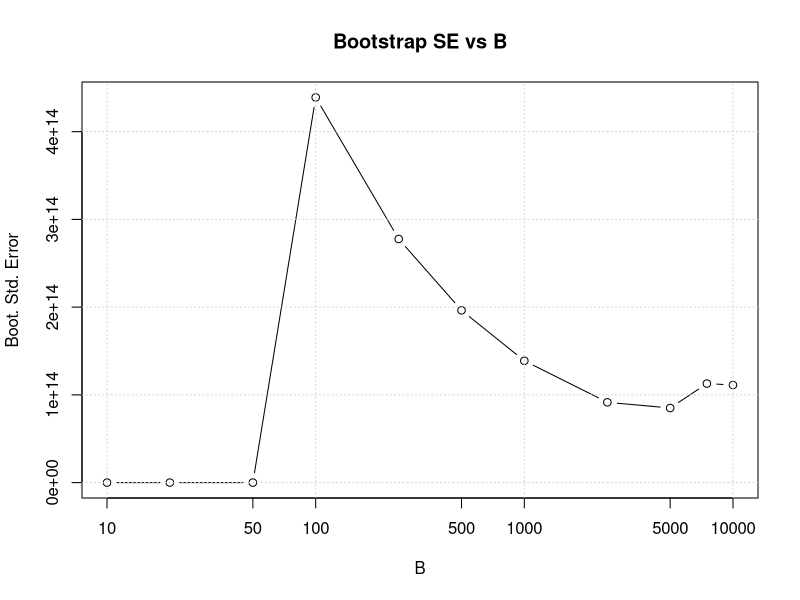
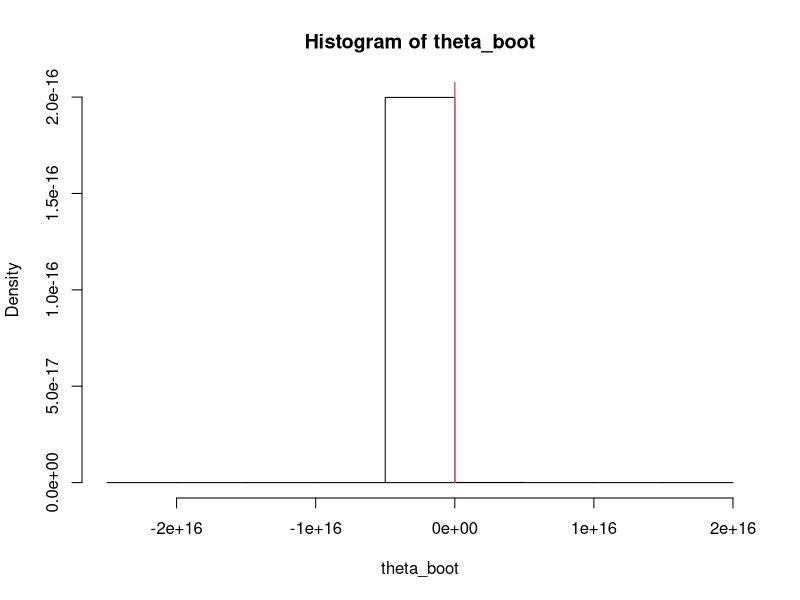

Reproduce these figures in R, in order.
## Question 3
##------------------------------------------------
ID<-c(1:10)
x1<-c(0.8,-1.23,1.25,-0.28,-0.03,0.61,1.43,-0.54,-0.35,-1.60)
x2<-c(0.64,-1.69,1.47,-0.14,-0.18,0.43,1.61,-0.31,-0.38,-1.82)
(q3.df <- data.frame(ID,x1,x2))

# 3.1 --------------------------------------
# Calculate the means
(mean_x1 <- mean(q3.df$x1))
(mean_x2 <- mean(q3.df$x2))

(theta.obs <- mean_x1 / mean_x2)


# Classical method for standard error
classical_se <- function(x1, x2) {
  n <- length(x1)
  mean_x1 <- mean(x1)
  mean_x2 <- mean(x2)
  
  var_x1 <- var(x1)
  var_x2 <- var(x2)
  
  se <- sqrt((1 / mean_x2)^2 * (var_x1 / n) + 
               (-mean_x1 / mean_x2^2)^2 * (var_x2 / n))
  se
}

# Calculate classical SE
classical_se(x1, x2)



### 3.2 ----------------------------------------------------
## Non-parameteric bootstrap 
# Define the dataset
ID <- c(1:10)
x1 <- c(0.8, -1.23, 1.25, -0.28, -0.03, 0.61, 1.43, -0.54, -0.35, -1.60)
x2 <- c(0.64, -1.69, 1.47, -0.14, -0.18, 0.43, 1.61, -0.31, -0.38, -1.82)

# Calculate the ratio statistic
theta_hat <- function(x1, x2) {
  mean(x1) / mean(x2)
}

theta_hat(x1, x2)

# Bootstrap standard error function
bootstrap_se <- function(x1, x2, B) {
  set.seed(2025)
  n <- length(x1)
  theta_boot <- numeric(B)
  for (b in 1:B) {
    # Resample with replacement
    indices <- sample(1:n, size = n, replace = TRUE)
    x1_sample <- x1[indices]
    x2_sample <- x2[indices]
    
    # Check for mean(x2) != 0
    if (mean(x2_sample) != 0) {
      theta_boot[b] <- theta_hat(x1_sample, x2_sample)
    } else {
      theta_boot[b] <- NA  # Assign NA if mean(x2) = 0
    }
  }
  sd(na.omit(theta_boot))/sqrt(n)
  #sqrt(var(theta_boot))
}

bootstrap_B <- c(10, 20, 50, 100, 250, 500, 1000, 2500, 5000, 7500, 10000)
(bootstrap_se_values <- sapply(bootstrap_B, function(B) bootstrap_se(x1, x2, B)))

# Combine results
(results <- data.frame(B = bootstrap_B, Bootstrap_SE = bootstrap_se_values))

# Plot Bootstrap SE vs B
plot(results$B, results$Bootstrap_SE, type = "b", log = "x",
     xlab = "B", ylab = "Boot. Std. Error",
     main = "Bootstrap SE vs B")
grid()

###--------
# n<-length(x1)
# B<-1000
# index<-c(1:n)
# theta.boot<-c(1:B)
# for(i in 1:B)
# {   
#   i.boot<-sample(index, size=n, replace=T)
#   x1.boot<-y[i.boot]
#   x2.boot<-z[i.boot]
#   theta.boot[i]<-mean(x1.boot)/mean(x2.boot)
# } 
# 
# (se.boot <- sqrt( ((n-1)/n)*sum((theta.boot-mean(theta.boot))^2) ))


##--------Jacknife --------------------------------------------------------

(n <- length(x1))
m.jack <- c(1:n)

for(i in 1:n) {
  cat(i)
  x1.jack <- x1[ - c(i)]
  x2.jack <- x2[ - c(i)]
  m.jack[i] <- mean(x2.jack)/mean(x1.jack)
}
# for bias
(n - 1) * (mean(m.jack) - theta.obs) # 5.819458
# for standard error
(se.jack <- sqrt( ((n-1)/n)*sum((m.jack-mean(m.jack))^2) ))


### 3.3 ---------------------------------------------------------------
# bootstrap confidence interval
bootstrap_ci <- function(x1, x2, B, seed = NULL) {
  if (!is.null(seed)) set.seed(seed)
  
  n <- length(x1)
  theta_boot <- numeric(B)
  
  for (b in 1:B) {
    indices <- sample(1:n, size = n, replace = TRUE)
    x1_sample <- x1[indices]
    x2_sample <- x2[indices]
    
    if (mean(x2_sample) != 0) {
      theta_boot[b] <- mean(x1_sample) / mean(x2_sample)
    } else {
      theta_boot[b] <- NA 
    }
  }
  
  theta_boot <- na.omit(theta_boot)
  
  # 95% CI using the quantile method
  ci_lower <- quantile(theta_boot, probs = 0.025)
  ci_upper <- quantile(theta_boot, probs = 0.975)
  
  list(CI = c(ci_lower, ci_upper), Bootstrap_Estimates = theta_boot)
}

result <- bootstrap_ci(x1, x2, B = 10000, seed = 123)

# Print the confidence interval
print(result$CI)



#######===3.3 ======================================
# Confidence interval using bootstrap estimates
# Data
x1 <- c(0.8, -1.23, 1.25, -0.28, -0.03, 0.61, 1.43, -0.54, -0.35, -1.60)
x2 <- c(0.64, -1.69, 1.47, -0.14, -0.18, 0.43, 1.61, -0.31, -0.38, -1.82)

bootstrap_ci <- function(x1, x2, B) {
  set.seed(2523)  # Set seed if provided
  n <- length(x1)
  theta_boot <- numeric(B)
  
  for (b in 1:B) {
    indices <- sample(1:n, size = n, replace = TRUE)
    x1_sample <- x1[indices]
    x2_sample <- x2[indices]
    
    # Check for mean(x2) != 0
    if (mean(x2_sample) != 0) {
      theta_boot[b] <- mean(x1_sample) / mean(x2_sample)
    } else {
      theta_boot[b] <- NA  # Assign NA if mean(x2) = 0
    }
  }
  
  theta_boot <- na.omit(theta_boot)
  
  ci <- quantile(theta_boot, probs = c(0.025, 0.975))
  
  return(list(CI = ci, Bootstrap_Estimates = theta_boot))
}

result <- bootstrap_ci(x1, x2, B = 10000)
print(result$CI)  #[-1.526465, 3.263691]

### following prof code ------------------------------------
n <- length(x1)
set.seed(2025)
B = 10000
theta_boot<-c(1:B)

for (b in 1:B) {
  # Resample with replacement
  indices <- sample(1:n, size = n, replace = TRUE)
  x1_sample <- x1[indices]
  x2_sample <- x2[indices]
  theta_boot[b] <- mean(x1_sample) / mean(x2_sample)
}

t.up<-quantile(theta_boot,probs=c(0.95))
t.lo<-quantile(theta_boot,probs=c(0.05))
c(t.up,t.lo)   # [0.3089561, 2.0500424]

hist(theta_boot,nclass=10,col=0,probability=TRUE)
lines(c(t.up,t.up),c(0,20),col=2)
lines(c(t.lo,t.lo),c(0,10),col=2)




########=================================

#### 3.4 ------------------------------------------------------------------
# Hypothesis test using bootstrap
# Data
x1 <- c(0.8, -1.23, 1.25, -0.28, -0.03, 0.61, 1.43, -0.54, -0.35, -1.60)
x2 <- c(0.64, -1.69, 1.47, -0.14, -0.18, 0.43, 1.61, -0.31, -0.38, -1.82)

# Observed theta
theta.obs <- mean(x1) / mean(x2)

# Transform x2 under H0 to ensure theta = 1
x2.null <- x2 * (mean(x1) / mean(x2))
x2.null

#mean(x1) / mean(x2.null)

# Bootstrap procedure
n <- length(x1)
B = 10000
theta.boot <- c(1:B)

set.seed(2025)

#bootstrap_test <- function(x1, x2.null) {
  for (b in 1:B) {
    indices <- sample(1:n, size = n, replace = TRUE)
    x1.boot <- x1[indices]
    x2.boot <- x2.null[indices]
    theta.boot[b] <- mean(x1.boot) / mean(x2.boot)
  }
#}

(pmc <- (1+sum(abs(theta.boot) >= abs(theta.obs)))/(B+1))
